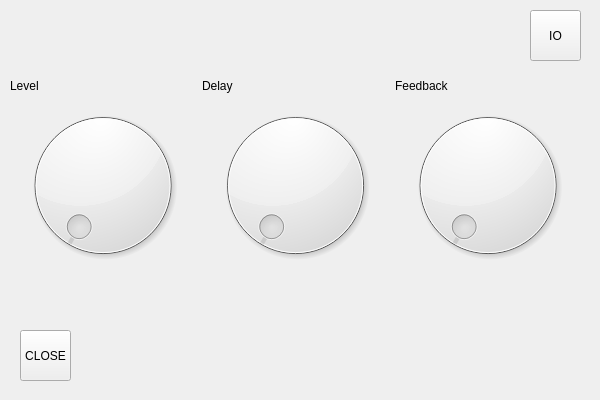
<?xml version="1.0" encoding="UTF-8"?>
<ui version="4.0">
 <class>DialogDelay1</class>
 <widget class="QDialog" name="DialogDelay1">
  <property name="geometry">
   <rect>
    <x>0</x>
    <y>0</y>
    <width>600</width>
    <height>400</height>
   </rect>
  </property>
  <property name="windowTitle">
   <string>Dialog</string>
  </property>
  <widget class="QToolButton" name="toolButton_2">
   <property name="geometry">
    <rect>
     <x>530</x>
     <y>10</y>
     <width>51</width>
     <height>51</height>
    </rect>
   </property>
   <property name="text">
    <string>IO</string>
   </property>
   <property name="checkable">
    <bool>true</bool>
   </property>
  </widget>
  <widget class="QWidget" name="horizontalLayoutWidget">
   <property name="geometry">
    <rect>
     <x>10</x>
     <y>70</y>
     <width>571</width>
     <height>31</height>
    </rect>
   </property>
   <layout class="QHBoxLayout" name="horizontalLayout">
    <item>
     <widget class="QLabel" name="lblLevel">
      <property name="text">
       <string>Level</string>
      </property>
     </widget>
    </item>
    <item>
     <widget class="QLabel" name="lblDepth">
      <property name="text">
       <string>Delay</string>
      </property>
     </widget>
    </item>
    <item>
     <widget class="QLabel" name="lblFeedback">
      <property name="text">
       <string>Feedback</string>
      </property>
     </widget>
    </item>
   </layout>
  </widget>
  <widget class="QToolButton" name="tBtnClose">
   <property name="geometry">
    <rect>
     <x>20</x>
     <y>330</y>
     <width>51</width>
     <height>51</height>
    </rect>
   </property>
   <property name="text">
    <string>CLOSE</string>
   </property>
  </widget>
  <widget class="QWidget" name="gridLayoutWidget">
   <property name="geometry">
    <rect>
     <x>10</x>
     <y>100</y>
     <width>571</width>
     <height>171</height>
    </rect>
   </property>
   <layout class="QGridLayout" name="gridLayout">
    <item row="0" column="1">
     <widget class="QDial" name="dialDelay"/>
    </item>
    <item row="0" column="2">
     <widget class="QDial" name="dialFeedback"/>
    </item>
    <item row="0" column="0">
     <widget class="QDial" name="dialLevel"/>
    </item>
   </layout>
  </widget>
 </widget>
 <resources/>
 <connections/>
</ui>
